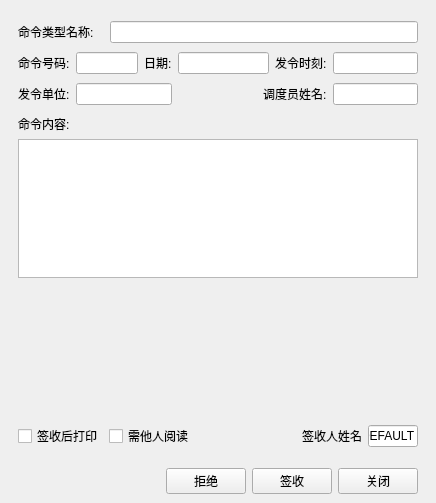
<?xml version="1.0" encoding="UTF-8"?>
<ui version="4.0">
 <class>DDOrderSign</class>
 <widget class="QWidget" name="DDOrderSign">
  <property name="geometry">
   <rect>
    <x>0</x>
    <y>0</y>
    <width>436</width>
    <height>503</height>
   </rect>
  </property>
  <property name="windowTitle">
   <string>签收调度命令</string>
  </property>
  <layout class="QVBoxLayout" name="verticalLayout" stretch="3,5,4,1,1">
   <property name="spacing">
    <number>2</number>
   </property>
   <property name="leftMargin">
    <number>9</number>
   </property>
   <property name="topMargin">
    <number>9</number>
   </property>
   <property name="rightMargin">
    <number>9</number>
   </property>
   <property name="bottomMargin">
    <number>0</number>
   </property>
   <item>
    <widget class="QWidget" name="widget" native="true">
     <layout class="QGridLayout" name="gridLayout">
      <property name="bottomMargin">
       <number>0</number>
      </property>
      <item row="0" column="0" colspan="2">
       <widget class="QLabel" name="label">
        <property name="text">
         <string>命令类型名称:</string>
        </property>
       </widget>
      </item>
      <item row="0" column="2" colspan="6">
       <widget class="QLineEdit" name="lineEdit">
        <property name="readOnly">
         <bool>true</bool>
        </property>
       </widget>
      </item>
      <item row="1" column="0">
       <widget class="QLabel" name="label_3">
        <property name="text">
         <string>命令号码:</string>
        </property>
       </widget>
      </item>
      <item row="1" column="1" colspan="2">
       <widget class="QLineEdit" name="lineEdit_2">
        <property name="readOnly">
         <bool>true</bool>
        </property>
       </widget>
      </item>
      <item row="1" column="3">
       <widget class="QLabel" name="label_5">
        <property name="text">
         <string>日期:</string>
        </property>
       </widget>
      </item>
      <item row="1" column="4" colspan="2">
       <widget class="QLineEdit" name="lineEdit_3">
        <property name="readOnly">
         <bool>true</bool>
        </property>
       </widget>
      </item>
      <item row="1" column="6">
       <widget class="QLabel" name="label_7">
        <property name="text">
         <string>发令时刻:</string>
        </property>
       </widget>
      </item>
      <item row="1" column="7">
       <widget class="QLineEdit" name="lineEdit_4">
        <property name="readOnly">
         <bool>true</bool>
        </property>
       </widget>
      </item>
      <item row="2" column="0">
       <widget class="QLabel" name="label_10">
        <property name="text">
         <string>发令单位:</string>
        </property>
       </widget>
      </item>
      <item row="2" column="1" colspan="3">
       <widget class="QLineEdit" name="lineEdit_5">
        <property name="readOnly">
         <bool>true</bool>
        </property>
       </widget>
      </item>
      <item row="2" column="4">
       <spacer name="horizontalSpacer">
        <property name="orientation">
         <enum>Qt::Horizontal</enum>
        </property>
        <property name="sizeHint" stdset="0">
         <size>
          <width>81</width>
          <height>20</height>
         </size>
        </property>
       </spacer>
      </item>
      <item row="2" column="5" colspan="2">
       <widget class="QLabel" name="label_12">
        <property name="text">
         <string>调度员姓名:</string>
        </property>
       </widget>
      </item>
      <item row="2" column="7">
       <widget class="QLineEdit" name="lineEdit_6">
        <property name="readOnly">
         <bool>true</bool>
        </property>
       </widget>
      </item>
     </layout>
    </widget>
   </item>
   <item>
    <widget class="QWidget" name="widget_2" native="true">
     <layout class="QVBoxLayout" name="verticalLayout_2">
      <property name="spacing">
       <number>5</number>
      </property>
      <property name="leftMargin">
       <number>9</number>
      </property>
      <property name="topMargin">
       <number>3</number>
      </property>
      <property name="rightMargin">
       <number>9</number>
      </property>
      <property name="bottomMargin">
       <number>0</number>
      </property>
      <item>
       <widget class="QLabel" name="label_13">
        <property name="minimumSize">
         <size>
          <width>0</width>
          <height>20</height>
         </size>
        </property>
        <property name="text">
         <string>命令内容:</string>
        </property>
       </widget>
      </item>
      <item>
       <widget class="QTextEdit" name="textEdit">
        <property name="readOnly">
         <bool>true</bool>
        </property>
       </widget>
      </item>
     </layout>
    </widget>
   </item>
   <item>
    <widget class="QWidget" name="widget_3" native="true">
     <layout class="QHBoxLayout" name="horizontalLayout_3">
      <property name="spacing">
       <number>0</number>
      </property>
      <property name="leftMargin">
       <number>9</number>
      </property>
      <property name="topMargin">
       <number>9</number>
      </property>
      <property name="rightMargin">
       <number>9</number>
      </property>
      <property name="bottomMargin">
       <number>0</number>
      </property>
     </layout>
    </widget>
   </item>
   <item>
    <widget class="QWidget" name="widget_4" native="true">
     <layout class="QHBoxLayout" name="horizontalLayout">
      <item>
       <widget class="QCheckBox" name="checkBox">
        <property name="text">
         <string>签收后打印</string>
        </property>
       </widget>
      </item>
      <item>
       <widget class="QCheckBox" name="checkBox_2">
        <property name="text">
         <string>需他人阅读</string>
        </property>
       </widget>
      </item>
      <item>
       <spacer name="horizontalSpacer_3">
        <property name="orientation">
         <enum>Qt::Horizontal</enum>
        </property>
        <property name="sizeHint" stdset="0">
         <size>
          <width>343</width>
          <height>20</height>
         </size>
        </property>
       </spacer>
      </item>
      <item>
       <widget class="QLabel" name="label_2">
        <property name="text">
         <string>签收人姓名</string>
        </property>
       </widget>
      </item>
      <item>
       <widget class="QLineEdit" name="lineEdit_7">
        <property name="minimumSize">
         <size>
          <width>50</width>
          <height>0</height>
         </size>
        </property>
        <property name="text">
         <string>DEFAULT</string>
        </property>
        <property name="readOnly">
         <bool>true</bool>
        </property>
       </widget>
      </item>
     </layout>
    </widget>
   </item>
   <item>
    <widget class="QWidget" name="widget_5" native="true">
     <layout class="QHBoxLayout" name="horizontalLayout_2">
      <item>
       <spacer name="horizontalSpacer_4">
        <property name="orientation">
         <enum>Qt::Horizontal</enum>
        </property>
        <property name="sizeHint" stdset="0">
         <size>
          <width>367</width>
          <height>20</height>
         </size>
        </property>
       </spacer>
      </item>
      <item>
       <widget class="QPushButton" name="pushButton">
        <property name="text">
         <string>拒绝</string>
        </property>
       </widget>
      </item>
      <item>
       <widget class="QPushButton" name="pushButton_2">
        <property name="text">
         <string>签收</string>
        </property>
       </widget>
      </item>
      <item>
       <widget class="QPushButton" name="pushButton_3">
        <property name="text">
         <string>关闭</string>
        </property>
       </widget>
      </item>
     </layout>
    </widget>
   </item>
  </layout>
 </widget>
 <resources/>
 <connections/>
</ui>
